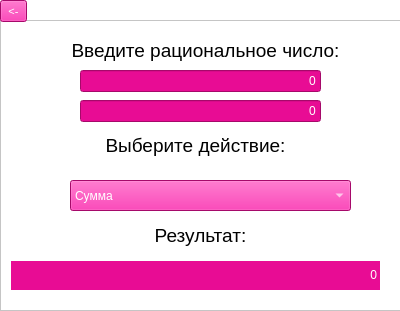
<?xml version="1.0" encoding="UTF-8"?>
<ui version="4.0">
 <class>Dialog</class>
 <widget class="QDialog" name="Dialog">
  <property name="geometry">
   <rect>
    <x>0</x>
    <y>0</y>
    <width>400</width>
    <height>311</height>
   </rect>
  </property>
  <property name="windowTitle">
   <string>Dialog</string>
  </property>
  <property name="styleSheet">
   <string notr="true">background-color: white</string>
  </property>
  <widget class="QFrame" name="frame">
   <property name="geometry">
    <rect>
     <x>0</x>
     <y>20</y>
     <width>401</width>
     <height>291</height>
    </rect>
   </property>
   <property name="font">
    <font>
     <pointsize>10</pointsize>
    </font>
   </property>
   <property name="styleSheet">
    <string notr="true">background-color: white</string>
   </property>
   <property name="frameShape">
    <enum>QFrame::StyledPanel</enum>
   </property>
   <property name="frameShadow">
    <enum>QFrame::Raised</enum>
   </property>
   <widget class="QLabel" name="label_3">
    <property name="geometry">
     <rect>
      <x>10</x>
      <y>10</y>
      <width>391</width>
      <height>41</height>
     </rect>
    </property>
    <property name="font">
     <font>
      <pointsize>14</pointsize>
     </font>
    </property>
    <property name="styleSheet">
     <string notr="true"/>
    </property>
    <property name="text">
     <string>Введите рациональное число:</string>
    </property>
    <property name="alignment">
     <set>Qt::AlignCenter</set>
    </property>
   </widget>
   <widget class="QLineEdit" name="lineEdit_4">
    <property name="geometry">
     <rect>
      <x>80</x>
      <y>50</y>
      <width>241</width>
      <height>22</height>
     </rect>
    </property>
    <property name="layoutDirection">
     <enum>Qt::LeftToRight</enum>
    </property>
    <property name="styleSheet">
     <string notr="true">color: white; background-color: #E80C94;</string>
    </property>
    <property name="text">
     <string>0</string>
    </property>
    <property name="alignment">
     <set>Qt::AlignRight|Qt::AlignTrailing|Qt::AlignVCenter</set>
    </property>
   </widget>
   <widget class="QComboBox" name="comboBox">
    <property name="geometry">
     <rect>
      <x>70</x>
      <y>160</y>
      <width>281</width>
      <height>31</height>
     </rect>
    </property>
    <property name="styleSheet">
     <string notr="true">color: white; background-color: #E80C94;</string>
    </property>
    <item>
     <property name="text">
      <string>Сумма</string>
     </property>
    </item>
    <item>
     <property name="text">
      <string>Разность</string>
     </property>
    </item>
    <item>
     <property name="text">
      <string>Произведение</string>
     </property>
    </item>
    <item>
     <property name="text">
      <string>Деление</string>
     </property>
    </item>
   </widget>
   <widget class="QLabel" name="label">
    <property name="geometry">
     <rect>
      <x>10</x>
      <y>110</y>
      <width>371</width>
      <height>31</height>
     </rect>
    </property>
    <property name="font">
     <font>
      <pointsize>14</pointsize>
     </font>
    </property>
    <property name="text">
     <string>Выберите действие:</string>
    </property>
    <property name="alignment">
     <set>Qt::AlignCenter</set>
    </property>
   </widget>
   <widget class="QLabel" name="label_2">
    <property name="geometry">
     <rect>
      <x>10</x>
      <y>200</y>
      <width>381</width>
      <height>31</height>
     </rect>
    </property>
    <property name="font">
     <font>
      <pointsize>14</pointsize>
     </font>
    </property>
    <property name="text">
     <string>Результат:</string>
    </property>
    <property name="alignment">
     <set>Qt::AlignCenter</set>
    </property>
   </widget>
   <widget class="QLabel" name="label_4">
    <property name="geometry">
     <rect>
      <x>10</x>
      <y>240</y>
      <width>371</width>
      <height>31</height>
     </rect>
    </property>
    <property name="focusPolicy">
     <enum>Qt::WheelFocus</enum>
    </property>
    <property name="layoutDirection">
     <enum>Qt::LeftToRight</enum>
    </property>
    <property name="styleSheet">
     <string notr="true">color: white; background-color: #E80C94;</string>
    </property>
    <property name="frameShape">
     <enum>QFrame::Box</enum>
    </property>
    <property name="text">
     <string>0</string>
    </property>
    <property name="alignment">
     <set>Qt::AlignRight|Qt::AlignTrailing|Qt::AlignVCenter</set>
    </property>
   </widget>
   <widget class="QLineEdit" name="lineEdit_6">
    <property name="geometry">
     <rect>
      <x>80</x>
      <y>80</y>
      <width>241</width>
      <height>22</height>
     </rect>
    </property>
    <property name="styleSheet">
     <string notr="true">color: white; background-color: #E80C94;</string>
    </property>
    <property name="text">
     <string>0</string>
    </property>
    <property name="alignment">
     <set>Qt::AlignRight|Qt::AlignTrailing|Qt::AlignVCenter</set>
    </property>
   </widget>
  </widget>
  <widget class="QToolButton" name="toolButton">
   <property name="geometry">
    <rect>
     <x>0</x>
     <y>0</y>
     <width>27</width>
     <height>22</height>
    </rect>
   </property>
   <property name="font">
    <font>
     <pointsize>8</pointsize>
    </font>
   </property>
   <property name="styleSheet">
    <string notr="true">background-color:#E80C94; color: white</string>
   </property>
   <property name="text">
    <string>&lt;-</string>
   </property>
  </widget>
 </widget>
 <resources/>
 <connections/>
</ui>
